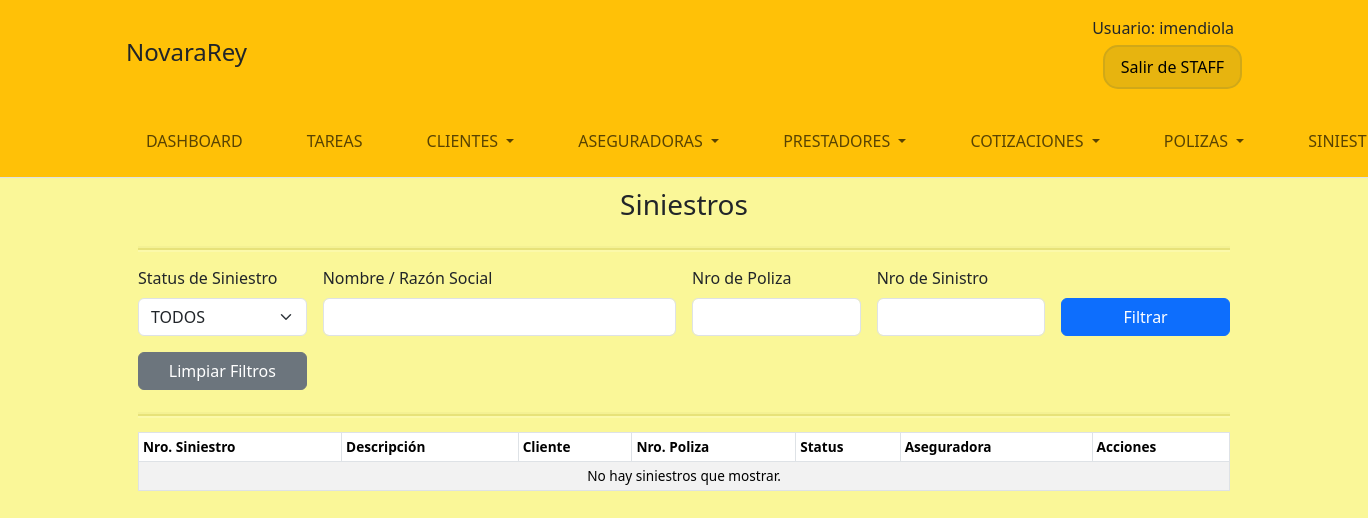
Page /staff/siniestros/list (signed in) on the earlier database version.
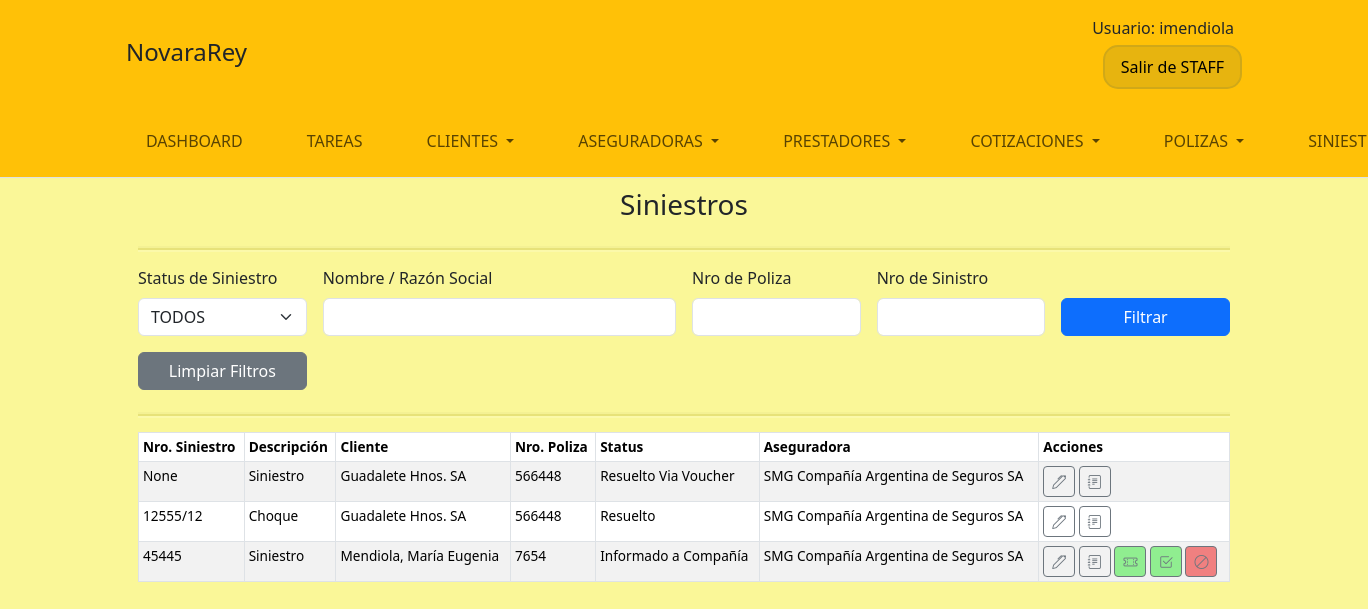
Same page on the later database version.
### SiniestrosApp/models.py (models this page shows)
class Siniestro(models.Model):
    class SiniestroStatus(models.TextChoices):
        RELEVAMIENTO = 'P', 'En relevamiento'
        INFORMADO = 'I', 'Informado a Compañía'
        RESUELTO = 'R', 'Resuelto'
        VOUCHER = 'V', 'Resuelto Via Voucher'
        RECHAZADO = 'X', 'Rechazado por la compañía'
    class TercerosOpciones(models.TextChoices):
        SIN_TERCEROS = 'N', 'Sin terceros involucrados'
        RESPONSABLE = 'R', 'Tercero Responsable'
        DAMNIFICADO = 'D' , 'Tercero Damnificado'
    status = models.CharField(max_length=1, choices=SiniestroStatus, default='P')
    fecha_creacion = models.DateTimeField(auto_now_add=True, verbose_name='Fecha de Creación')
    poliza = models.ForeignKey(Poliza, on_delete=models.CASCADE, verbose_name="Póliza")
    fecha_ocurrencia = models.DateTimeField(verbose_name="Fecha y hora de ocurrencia del siniestro")
    lugar = models.CharField(max_length=120, verbose_name="Lugar de ocurrencia del siniestro")
    short_desc = models.CharField(max_length=20, verbose_name="Descripcion corta del sinistro", default="Siniestro")
    descripcion = models.TextField(verbose_name="Descripción del siniestro")
    denunciado = models.BooleanField(verbose_name="Con denuncia pollicial", default=False)
    terc = models.CharField(max_length=1, choices=TercerosOpciones.choices, default='N')
    reclamo_ter = models.BooleanField(verbose_name="Tiene reclamo terceros", default=False)
    danios = models.TextField(verbose_name="Descripción de los daños propios", null=True, blank=True)
    cobertura = models.CharField(max_length=50, verbose_name="Tipo de cobertura de la poliza", blank=True, null=True)
    suma_aseg = models.FloatField(verbose_name="Suma asegurada", null=True, blank=True)
    porc_franquicia = models.FloatField(verbose_name="Porcentaje Franquicia", null=True, blank=True)
    franquicia_fija = models.FloatField(verbose_name="Franquicia Fija", blank=True, null=True)
    notas = models.TextField(verbose_name="Notas de seguimiento", null=True, blank=True)
    causa_no_reclammo = models.CharField(max_length=60, verbose_name="Causa de no generacion de reclamo a terceros", null=True, blank=True)
    fecha_voucher = models.DateField(verbose_name="Fecha de generación de Voucher", null=True, blank=True)
    nro_voucher = models.CharField(max_length=18, verbose_name="Nro de Voucher", null=True, blank=True)
    fecha_informe = models.DateField(verbose_name="Fecha de informe de siniestro a la cía", null=True, blank=True)
    nro_siniestro = models.CharField(max_length=18, verbose_name="Nro de siniestro", null=True, blank=True)
    liquidador_nombre = models.CharField(max_length=40, verbose_name="Nombre del liquidador", null=True, blank=True)
    liquidador_tel = models.CharField(max_length=20, verbose_name="Teléfono del liquidador", null=True, blank=True)
    liquidador_mail = models.EmailField(verbose_name="E-Mail del liquidador", null=True, blank=True)
    inspec_fecha = models.DateField(verbose_name="Fecha de inspección", null=True, blank=True)
    inspec_lugar = models.CharField(max_length=50, verbose_name="Lugar de la inspección", null=True, blank=True)
    taller = models.CharField(max_length=50, verbose_name="Taller o servicio técnico asignado", null=True, blank=True)
    fecha_resolucion = models.DateField(verbose_name="Fecha de informe de resolución de siniestro", null=True, blank=True)

### EmisionesApp/models.py (models this page shows, shortened)
class Poliza(models.Model):
    class PolizaRefacturacion(models.TextChoices):
        MENSUAL = 'M', 'Mensual'
        BIMESTRAL = 'BM', 'Bimestral'
        TRIMESTRAL = 'TM', 'Trimestral'
        CUATRIMESTRAL = 'CM', 'Cuatrimestral'
        SEMESTRAL = 'SM', 'Semestral'
        ANUAL = 'A', 'Anual'
    class PolizaStatus(models.TextChoices):
        VIGENTE = 'V', 'Vigente'
        ANULADA = 'A', 'Anulada'
        VENCIDA = 'X', 'Vencida'
    fecha_creacion = models.DateTimeField(auto_now_add=True, verbose_name='Fecha de Creación')
    numero = models.CharField(max_length=20, verbose_name="Número de POliza")
    rel_emision = models.ForeignKey(Emision, on_delete=models.CASCADE, verbose_name="Emisión")
    rel_medio_pago =  models.ForeignKey(MedioPago, on_delete=models.SET_NULL, verbose_name="Medio de Pago", null=True, blank=True)
    rel_cod_prod = models.ForeignKey(CodigoProductor, on_delete=models.CASCADE, verbose_name="Código de Productor", default=1)
    refacturacion = models.CharField(max_length=2, choices=PolizaRefacturacion.choices, verbose_name="Período de refacturación")
    activa = models.BooleanField(verbose_name="Poliza Activa", default=True)
    vencimiento_cuota1 = models.DateTimeField(verbose_name="Vencmiento 1er cupón", null=True, blank=True)
    cant_cuotas = models.IntegerField(verbose_name="Cantidad de cuotas", null=True, blank=True)
    pol_previa = models.BigIntegerField(verbose_name="Poliza Previa", null=True, blank=True, default=None)
    cant_endosos = models.IntegerField(verbose_name="Cantidad de endosos", default=0)
    renovable = models.BooleanField(verbose_name="Póliza Renovable", default=True)

class Emision(models.Model):
    MAX_DIAS_SIN_POLIZA = 3
    fecha_creacion = models.DateTimeField(auto_now_add=True, verbose_name='Fecha de Creación')
    usuario_creacion = models.ForeignKey(
        'auth.User', on_delete=models.CASCADE, verbose_name='Usuario Creador',related_name='nuevas_emisiones'
    )
    Cotizacion = models.ForeignKey(Cotizacion, on_delete=models.CASCADE, verbose_name='Cotización')
    cot_cia = models.ForeignKey(CotizacionCia, on_delete=models.CASCADE, verbose_name='Cotizacion de la compañia',default=None)
    aceptacion = models.FileField(
        upload_to='aceptaciones/',
        verbose_name='Archivos de aceptación del Cliente',
        null=True, blank=True
    )
    extradata = models.TextField(verbose_name="Datos extra", null=True, blank=True)
    tiene_poliza = models.BooleanField(verbose_name="Tiene Poliza", default=False)
    cancelada = models.BooleanField(verbose_name="Solicitud Cancelada", default=False)
    fecha_cancelacion = models.DateTimeField(verbose_name='Fecha de cancelacion', null=True, blank=True)
    usuario_cancelación = models.ForeignKey(
        'auth.User', on_delete=models.CASCADE, verbose_name='Usuario Cancelador',related_name='cancelar_emisiones',
        null=True, blank=True
    )
    notas_cancelacion = models.TextField(verbose_name="Notas de cancelación", null=True, blank=True)
    observaciones = models.TextField(verbose_name="Observaciones", null=True, blank=True)

### CotizacionesApp/models.py (models this page shows, shortened)
class Cotizacion(models.Model):
    COTIZACION_STATUS_CHOICES = [
        ('P', 'En Preparación'),
        ('E', 'Enviada al cliente'),
        ('S', 'Solicitada Emisión'),
        ('C', 'Cancelada'),
    ]
    DIAS_MAX_PREPARACION = 5
    DIAS_MAX_RESPUESTA_CTE = 7
    rubro = models.ForeignKey(Categoria, on_delete=models.CASCADE, verbose_name="Rubro")
    cliente = models.ForeignKey(Cliente, on_delete=models.CASCADE, null=True, blank=True)
    data_cliente = models.CharField(max_length=200, null=True, blank=True)
    fecha_creacion = models.DateTimeField(auto_now_add=True, verbose_name='Fecha de Creación')
    solicitud_cotizacion = models.ForeignKey(QuotRequest,on_delete=models.CASCADE, verbose_name="Solicitud de Cotizacion")
    extradata = models.TextField(verbose_name='Detalle extra de Cotización', null=True, blank=True)
    usuario_creacion = models.ForeignKey(
        'auth.User', on_delete=models.CASCADE, verbose_name='Usuario Creador',related_name='nuevas_cotizaciones'
    )
    status = models.CharField(
        max_length=1,
        choices=COTIZACION_STATUS_CHOICES,
        default='P',
        verbose_name='Estado'
    )
    fecha_envio= models.DateTimeField(verbose_name='Fecha de envio al cliente', null=True, blank=True)
    usuario_envio= models.ForeignKey(
        'auth.User', on_delete=models.CASCADE, verbose_name='Usuario envio',related_name='cotizaciones_enviadas',
        null=True, blank=True
    )
    detalles_envio = models.TextField(verbose_name='Notas de envio', null=True, blank=True)
    fecha_sol_emision=models.DateTimeField(verbose_name='Fecha de solicitud emisión', null=True, blank=True)
    usuario_sol_emision= models.ForeignKey(
        'auth.User', on_delete=models.CASCADE, verbose_name='Usuario solicitud de emision',related_name='solicitud_emision',
        null=True, blank=True
    )
    detalles_sol_emision = models.TextField(verbose_name='Notas de solicitud de emision', null=True, blank=True)
    usuario_cancelacion = models.ForeignKey(
        'auth.User', on_delete=models.CASCADE, null=True, blank=True, verbose_name='Usuario de Finalización', related_name='cancela_cotizacion'
    )
    fecha_cancelacion = models.DateTimeField(null=True, blank=True, verbose_name='Fecha de Cancelacion')
    notas_cancelacion = models.TextField(verbose_name='Notas de cancelacion de cotizacion', null=True, blank=True)
    class Meta:
        verbose_name = 'Cotización'
        verbose_name_plural = 'Cotizaciónes'

class CotizacionCia(models.Model):
    cotizacion = models.ForeignKey(Cotizacion,on_delete=models.CASCADE, verbose_name="cotización")
    aseguradora = models.ForeignKey(Cia, on_delete=models.CASCADE, verbose_name="Compañia Aseguradora")
    fecha = models.DateField(verbose_name="Fechas de cotización")
    prima = models.FloatField(verbose_name="Prima en pesos", default=0.0)
    premio = models.FloatField(verbose_name="Premio en pesos")
    cobertura = models.CharField(max_length=15, verbose_name="Tipo de cobertura (TR, TC, etc...)", null=True, blank=True)
    numero = models.CharField(max_length=20, null=True, blank=True)

### ClientesApp/models.py (models this page shows, shortened)
class Cliente(models.Model):
    condicion_iva = models.CharField(max_length=2, choices=CondicionIVA.choices)
    direccion = models.ForeignKey(Address, on_delete=models.SET_NULL, null=True, blank=True)
    telefonos = models.ManyToManyField(TelefonoCte, blank=True)
    emails = models.ManyToManyField(EmailCte, blank=True)
    notas = models.TextField(blank=True)
    class Meta:
        abstract = False

class ClientePersonaJuridica(Cliente):
    razon_social = models.CharField(max_length=100)
    cuit = models.CharField(max_length=20)

class ClientePersonaFisica(Cliente):
    MAX_DIAS_CUMPLE = 15
    nombre = models.CharField(max_length=100)
    apellido = models.CharField(max_length=100)
    dni = models.CharField(max_length=20)
    fecha_nacimiento = models.DateField(blank=True, null=True)

### AseguradoraApp/models.py (models this page shows, shortened)
class Cia(models.Model):
    nombre = models.CharField(max_length=50, verbose_name="Nombre de la compañía")
    cuit = models.CharField(max_length=15, verbose_name="CUIT de la compañía")
    ciaid = models.CharField(max_length=4, verbose_name="ID de la compañía")
    activa = models.BooleanField(default=True, verbose_name="Compañía activa")
    logoUrl = models.CharField(verbose_name="URL del logo de la compañía", null=True, blank=True)
    url = models.CharField(max_length=100, verbose_name="URL de la compañía", null=True, blank=True)
    desc = models.TextField(verbose_name="Descripción de la compañía", null=True, blank=True)
    direccion = models.ForeignKey(Address, on_delete=models.CASCADE, verbose_name="Dirección de la compañía")
    class Meta:
        verbose_name="Compañía"
        verbose_name_plural="Compañías"

### SiniestrosApp/views.py (the view, shortened to what this page needs)
# urls.py: path('list', vista_list_siniestros, name="list_siniestros"),
@login_required(login_url='/login/login/')
def vista_list_siniestros(req:HttpRequest):
    fil_status = req.GET.get('fil_status', 'ALL').strip()
    fil_nombre = req.GET.get('fil_nombre', '').strip()
    fil_nro_poliza = req.GET.get('fil_nro_poliza', '').strip()
    fil_siniestro = req.GET.get('fil_siniestros', '').strip()
    siniestros = Siniestro.objects.all()
    selected = []
    if fil_status == 'ALL':
        selected = list(siniestros)
    else:
        selected = [siniestro for siniestro in siniestros if siniestro.status == fil_status]
    if fil_nro_poliza:
        selected = [siniestro for siniestro in selected if fil_nro_poliza in siniestro.poliza.numero]
    if fil_siniestro:
        selected = [siniestro for siniestro in selected if fil_siniestro.lower() in siniestro.nro_siniestro.lower()]
    return render(req, 'SiniestrosApp/siniestros.html', {
        'siniestros': selected,
        'status_options': Siniestro.SiniestroStatus.choices,
        'filtro_status_siniestro': fil_status,
        'filtro_nombre': fil_nombre,
        'filtro_nro_poliza': fil_nro_poliza,
        'filtro_siniestro': fil_siniestro,
    })

### SiniestrosApp/templates/SiniestrosApp/siniestros.html (shortened to what the changed rows need)
{% extends "StaffApp/baseStaff.html" %}
{% load static %}
{% block content %}
<div class="container staff-form-wide-container">
  <div class="table-responsive">
    <table class="table table-striped table-bordered table-hover table-sm" style="font-size: 0.85rem;">
      <thead class="thead-dark">
        <tr>
          <th scope="col">Nro. Siniestro</th>
          <th scope="col">Descripción</th>
          <th scope="col">Cliente</th>
          <th scope="col">Nro. Poliza</th>
          <th scope="col">Status</th>
          <th scope="col">Aseguradora</th>
          <th scope="col">Acciones</th>
        </tr>
      </thead>
      <tbody>
        {% for siniestro in siniestros %}
          <tr>
            <td>{{ siniestro.nro_siniestro }}</td>
            <td>{{ siniestro.short_desc }}</td>
            <td>
              {% if siniestro.poliza.rel_emision.Cotizacion.cliente.clientepersonafisica %}
                {{ siniestro.poliza.rel_emision.Cotizacion.cliente.clientepersonafisica.apellido }}, {{ siniestro.poliza.rel_emision.Cotizacion.cliente.clientepersonafisica.nombre }}
              {% elif siniestro.poliza.rel_emision.Cotizacion.cliente.clientepersonajuridica %}
                {{ siniestro.poliza.rel_emision.Cotizacion.cliente.clientepersonajuridica.razon_social }}
              {% endif %}
            </td>
            <td>{{ siniestro.poliza.numero }}</td>
            <td>{{ siniestro.get_status_display }}</td>
            <td>{{ siniestro.poliza.rel_emision.cot_cia.aseguradora.nombre  }}</td>
            <td>
            <button type="button" class="btn btn-outline-secondary btn-sm btn-edit-siniestro" data-id="{{ siniestro.id }}"
              title="Editar Siniestro">
              <i class="bi bi-pen"></i>
            </button>
            <button type="button" class="btn btn-outline-secondary btn-sm btn-note-siniestro"
              data-id="{{ siniestro.id }}"
              data-note="{{ siniestro.notas }}"
              title="Editar Notas de Siniestro">
              <i class="bi bi-journal-text"></i>
            </button>
            <button type="button" class="btn btn-outline-secondary btn-sm btn-voucher {% if siniestro.status != 'I' %}d-none{% endif %} "
              style="background-color: lightgreen;"
              data-id="{{ siniestro.id }}"
              title="Resolver mediante Voucher">
              <i class="bi bi-ticket-perforated"></i>
            </button>
            <button type="button" class="btn btn-outline-secondary btn-sm btn-resuelto {% if siniestro.status != 'I' %}d-none{% endif %}"
              style="background-color: lightgreen;"
              data-id="{{ siniestro.id }}"
              title="Resuelto">
              <i class="bi bi-check2-square"></i>
            </button>
            <button type="button" class="btn btn-outline-secondary btn-sm btn-rechazo {% if siniestro.status != 'I' %}d-none{% endif %}"
              style="background-color: lightcoral;"
              data-id="{{ siniestro.id }}"
              title="Rechazado por la Compañia">
              <i class="bi bi-ban"></i>
            </button>
            </td>
          </tr>
        {% empty %}
          <tr>
            <td colspan="7" class="text-center">No hay siniestros que mostrar.</td>
          </tr>
        {% endfor %}
      </tbody>
    </table>
  </div>
</div>
{% endblock %}

Differences in the rows shown:
added Siniestro: nro_siniestro "None", short_desc "Siniestro", poliza.rel_emision.Cotizacion.cliente.clientepersonajuridica.razon_social "Guadalete Hnos. SA", poliza.numero "566448", status "Resuelto Via Voucher", poliza.rel_emision.cot_cia.aseguradora.nombre "SMG Compañía Argentina de Seguros SA"
added Siniestro: nro_siniestro "12555/12", short_desc "Choque", poliza.rel_emision.Cotizacion.cliente.clientepersonajuridica.razon_social "Guadalete Hnos. SA", poliza.numero "566448", status "Resuelto", poliza.rel_emision.cot_cia.aseguradora.nombre "SMG Compañía Argentina de Seguros SA"
added Siniestro: nro_siniestro "45445", short_desc "Siniestro", poliza.rel_emision.Cotizacion.cliente.clientepersonafisica.apellido "Mendiola", poliza.rel_emision.Cotizacion.cliente.clientepersonafisica.nombre "María Eugenia", poliza.numero "7654", status "Informado a Compañía", poliza.rel_emision.cot_cia.aseguradora.nombre "SMG Compañía Argentina de Seguros SA"
Other differences:
text no longer shown: "No hay siniestros que mostrar."
